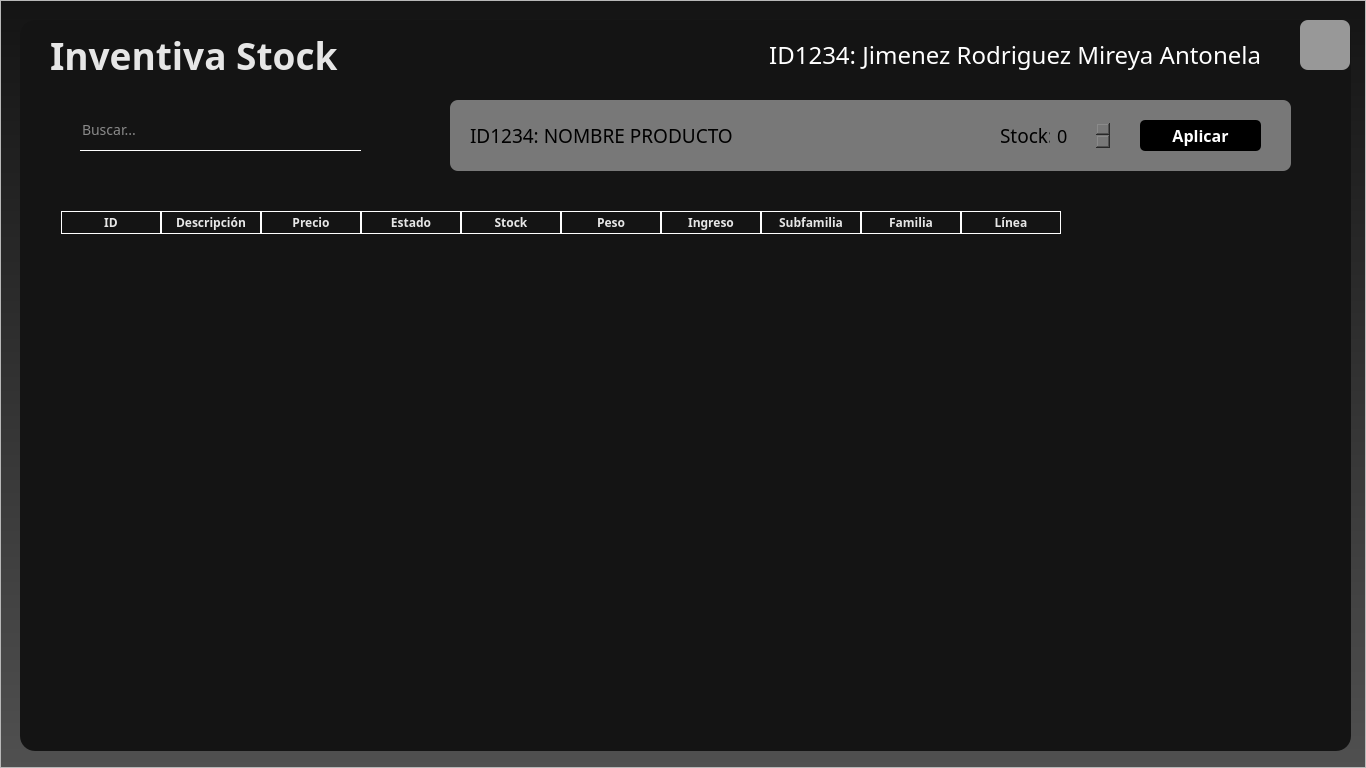
<?xml version="1.0" encoding="UTF-8"?>
<ui version="4.0">
 <class>MainWindow</class>
 <widget class="QMainWindow" name="MainWindow">
  <property name="geometry">
   <rect>
    <x>0</x>
    <y>0</y>
    <width>1366</width>
    <height>768</height>
   </rect>
  </property>
  <property name="minimumSize">
   <size>
    <width>1366</width>
    <height>768</height>
   </size>
  </property>
  <property name="maximumSize">
   <size>
    <width>1366</width>
    <height>768</height>
   </size>
  </property>
  <property name="windowTitle">
   <string>INVENTIVA STOCK</string>
  </property>
  <property name="windowIcon">
   <iconset>
    <normaloff>../assets/python.png</normaloff>../assets/python.png</iconset>
  </property>
  <property name="styleSheet">
   <string notr="true">*{
	font-family: century-ghotic;
}

QWidget#background{
	background: qlineargradient(x1:0, y1:0, x2:0, y2:1, stop:0 rgb(20, 20, 20), stop:1 rgb(80, 80, 80));
}

QFrame#frame_main{
	background-color: rgb(20, 20, 20);
	border-radius: 15px;
}

QFrame#edit_stock_frame {
	background-color: rgb(120, 120, 120);
	border-radius: 8px;
}

QLabel{
	color: rgb(230, 230, 230);
}

QLineEdit{
	background: transparent;
	border: none;
	border-bottom: 1px solid white;
	color: white;
	font-size: 14px;
}

QPushButton{
	background-color: rgb(152, 152, 152);
	font-weight: bold;
	font-size: 20px;
	border:none;
	border-radius: 8px;
}

QPushButton:hover {
    background-color: rgb(190, 190, 190);
}

QPushButton:pressed {
    background-color: rgb(120, 120, 120);
}

QMessageBox{
	color: rgb(0, 0, 0);
}

QHeaderView::section {
    font-weight: bold;
    background-color: transparent;
	color: rgb(230, 230, 230);
}

QTableWidget {
    background-color: transparent;
	color: rgb(230, 230, 230);
	gridline-color: #ffffff;
}

QHeaderView::section {
	border: 1px solid #ffffff;
}

QTableWidget::item {
    border-right: 8px solid rgb(20, 20, 20);
	border-left: 8px solid rgb(20, 20, 20);
}

QTableWidget QHeaderView {
    background-color: transparent;
}

QTableWidget QTableCornerButton::section {
    background-color: transparent;
}

QTableWidget QScrollBar:vertical {
    border: none;
    background: rgb(152, 152, 152);
	width: 15px;
}

QTableWidget QScrollBar::add-page:vertical, QTableWidget QScrollBar::sub-page:vertical {
    background: rgb(152, 152, 152);
}
QTableWidget QScrollBar::handle:vertical {
    background: rgb(44, 44, 44);
	margin: 2px 2.5px;
	border-radius: 4px;
}

QTableWidget QScrollBar::sub-line:vertical, QTableWidget QScrollBar::add-line:vertical {
    height: 0px;
    border: none;
    background: none;
}

QFrame#edit_stock_frame QLabel {
	color: black;
}

QLabel#lbl_id_nombre {
	font-family: century-ghotic;
    font-size: 18px;
	color: black;
}

QLabel#lbl_id_user {
	font-family: century-ghotic;
    font-size: 18px;
	color: white;
}

QPushButton#btn_apply{
	color: rgb(255, 255, 255);
	background-color: rgb(0, 0, 0);
	font-weight: bold;
	font-size: 16px;
	border:none;
	border-radius: 5px;
}

QPushButton#btn_apply:hover {
    background-color: rgb(50, 50, 50);
}

QPushButton#btn_apply:pressed {
    background-color: rgb(150, 150, 150);
}

QSpinBox {
	font-size: 18px;
    background-color: rgb(120, 120, 120);
    color: #000000;
    border: none;
    padding: 5px;
}

QTableWidget::item:selected {
    background-color: #3a3a3a;
    color: white;
}</string>
  </property>
  <widget class="QWidget" name="background">
   <property name="styleSheet">
    <string notr="true"/>
   </property>
   <layout class="QVBoxLayout" name="verticalLayout">
    <property name="spacing">
     <number>0</number>
    </property>
    <property name="leftMargin">
     <number>0</number>
    </property>
    <property name="topMargin">
     <number>0</number>
    </property>
    <property name="rightMargin">
     <number>0</number>
    </property>
    <property name="bottomMargin">
     <number>0</number>
    </property>
    <item>
     <widget class="QFrame" name="frame_producto">
      <property name="minimumSize">
       <size>
        <width>1366</width>
        <height>768</height>
       </size>
      </property>
      <property name="maximumSize">
       <size>
        <width>1633</width>
        <height>768</height>
       </size>
      </property>
      <property name="styleSheet">
       <string notr="true"/>
      </property>
      <property name="frameShape">
       <enum>QFrame::StyledPanel</enum>
      </property>
      <property name="frameShadow">
       <enum>QFrame::Raised</enum>
      </property>
      <widget class="QFrame" name="frame_main">
       <property name="geometry">
        <rect>
         <x>20</x>
         <y>20</y>
         <width>1331</width>
         <height>731</height>
        </rect>
       </property>
       <property name="styleSheet">
        <string notr="true">QTableWidget QScrollBar::sub-line:vertical, QTableWidget QScrollBar::add-line:vertical {
    height: 0px;
    border: none;
    background: transparent;
}

QTableWidget QScrollBar::up-arrow:vertical, QTableWidget QScrollBar::down-arrow:vertical {
    width: 0px;
    height: 0px;
    background: transparent;
}</string>
       </property>
       <property name="frameShape">
        <enum>QFrame::StyledPanel</enum>
       </property>
       <property name="frameShadow">
        <enum>QFrame::Raised</enum>
       </property>
       <widget class="QTableWidget" name="tblProducto">
        <property name="enabled">
         <bool>true</bool>
        </property>
        <property name="geometry">
         <rect>
          <x>40</x>
          <y>190</y>
          <width>1261</width>
          <height>521</height>
         </rect>
        </property>
        <property name="styleSheet">
         <string notr="true"/>
        </property>
        <attribute name="verticalHeaderCascadingSectionResizes">
         <bool>false</bool>
        </attribute>
        <column>
         <property name="text">
          <string>ID</string>
         </property>
        </column>
        <column>
         <property name="text">
          <string>Descripción</string>
         </property>
        </column>
        <column>
         <property name="text">
          <string>Precio</string>
         </property>
        </column>
        <column>
         <property name="text">
          <string>Estado</string>
         </property>
        </column>
        <column>
         <property name="text">
          <string>Stock</string>
         </property>
        </column>
        <column>
         <property name="text">
          <string>Peso</string>
         </property>
        </column>
        <column>
         <property name="text">
          <string>Ingreso</string>
         </property>
        </column>
        <column>
         <property name="text">
          <string>Subfamilia</string>
         </property>
        </column>
        <column>
         <property name="text">
          <string>Familia</string>
         </property>
        </column>
        <column>
         <property name="text">
          <string>Línea</string>
         </property>
        </column>
       </widget>
       <widget class="QLineEdit" name="txtBuscarProducto">
        <property name="geometry">
         <rect>
          <x>60</x>
          <y>90</y>
          <width>281</width>
          <height>41</height>
         </rect>
        </property>
        <property name="placeholderText">
         <string>Buscar...</string>
        </property>
       </widget>
       <widget class="QLabel" name="lbl_title">
        <property name="geometry">
         <rect>
          <x>30</x>
          <y>10</y>
          <width>321</width>
          <height>51</height>
         </rect>
        </property>
        <property name="text">
         <string>&lt;html&gt;&lt;head/&gt;&lt;body&gt;&lt;p&gt;&lt;span style=&quot; font-size:28pt; font-weight:600;&quot;&gt;Inventiva Stock&lt;/span&gt;&lt;/p&gt;&lt;/body&gt;&lt;/html&gt;</string>
        </property>
       </widget>
       <widget class="QFrame" name="edit_stock_frame">
        <property name="geometry">
         <rect>
          <x>430</x>
          <y>80</y>
          <width>841</width>
          <height>71</height>
         </rect>
        </property>
        <property name="frameShape">
         <enum>QFrame::StyledPanel</enum>
        </property>
        <property name="frameShadow">
         <enum>QFrame::Raised</enum>
        </property>
        <widget class="QLabel" name="lbl_id_nombre">
         <property name="geometry">
          <rect>
           <x>20</x>
           <y>0</y>
           <width>531</width>
           <height>71</height>
          </rect>
         </property>
         <property name="text">
          <string>&lt;html&gt;&lt;head/&gt;&lt;body&gt;&lt;p&gt;&lt;span style=&quot; font-size:14pt;&quot;&gt;ID1234: NOMBRE PRODUCTO&lt;/span&gt;&lt;/p&gt;&lt;/body&gt;&lt;/html&gt;</string>
         </property>
        </widget>
        <widget class="QLabel" name="lbl_stock">
         <property name="geometry">
          <rect>
           <x>550</x>
           <y>0</y>
           <width>61</width>
           <height>71</height>
          </rect>
         </property>
         <property name="text">
          <string>&lt;html&gt;&lt;head/&gt;&lt;body&gt;&lt;p&gt;&lt;span style=&quot; font-size:14pt;&quot;&gt;Stock:&lt;/span&gt;&lt;/p&gt;&lt;/body&gt;&lt;/html&gt;</string>
         </property>
        </widget>
        <widget class="QSpinBox" name="spx_stock">
         <property name="geometry">
          <rect>
           <x>600</x>
           <y>20</y>
           <width>61</width>
           <height>31</height>
          </rect>
         </property>
         <property name="maximum">
          <number>300</number>
         </property>
         <property name="singleStep">
          <number>10</number>
         </property>
        </widget>
        <widget class="QPushButton" name="btn_apply">
         <property name="geometry">
          <rect>
           <x>690</x>
           <y>20</y>
           <width>121</width>
           <height>31</height>
          </rect>
         </property>
         <property name="text">
          <string>Aplicar</string>
         </property>
        </widget>
       </widget>
       <widget class="QLabel" name="lbl_id_user">
        <property name="geometry">
         <rect>
          <x>590</x>
          <y>-10</y>
          <width>651</width>
          <height>91</height>
         </rect>
        </property>
        <property name="font">
         <font>
          <family>century-ghotic</family>
          <pointsize>-1</pointsize>
         </font>
        </property>
        <property name="text">
         <string>&lt;html&gt;&lt;head/&gt;&lt;body&gt;&lt;p&gt;&lt;span style=&quot; font-size:18pt;&quot;&gt;ID1234: Jimenez Rodriguez Mireya Antonela&lt;/span&gt;&lt;/p&gt;&lt;/body&gt;&lt;/html&gt;</string>
        </property>
        <property name="alignment">
         <set>Qt::AlignRight|Qt::AlignTrailing|Qt::AlignVCenter</set>
        </property>
       </widget>
       <widget class="QPushButton" name="btn_to_login">
        <property name="geometry">
         <rect>
          <x>1280</x>
          <y>0</y>
          <width>50</width>
          <height>50</height>
         </rect>
        </property>
        <property name="text">
         <string/>
        </property>
        <property name="icon">
         <iconset>
          <normaloff>../assets/exit.png</normaloff>../assets/exit.png</iconset>
        </property>
        <property name="iconSize">
         <size>
          <width>30</width>
          <height>30</height>
         </size>
        </property>
       </widget>
      </widget>
     </widget>
    </item>
   </layout>
  </widget>
 </widget>
 <resources/>
 <connections/>
</ui>
